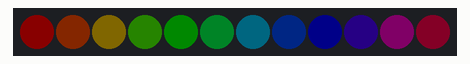
This sketch was run on a simulated ESP32. Shown: 12 RGB LEDs in strip order, left to right. Dim RGB values are drawn brighter than linear; what the sketch prints to the serial monitor is not drawn.

Above: at 0.15 s.
At 2.29 s:
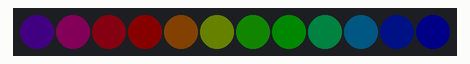
At 3.51 s:
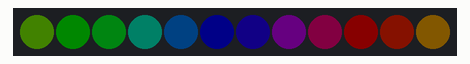
At 6.57 s:
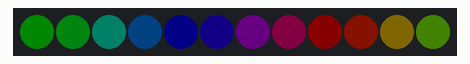
At 9.94 s:
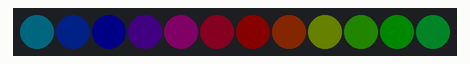
At 20.04 s:
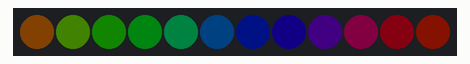

The sketch:

01.6_WS2812.ino
```cpp
/**********************************************************************
  Product     : Freenove 4WD Car for ESP32

  Description : Use WS2812.
  Auther      : www.freenove.com
  Modification: 2024/08/12
**********************************************************************/

#include "Freenove_WS2812_Lib_for_ESP32.h"

#define LEDS_COUNT  12    //Define the count of WS2812
#define LEDS_PIN  	32    //Define the pin number for ESP32
#define CHANNEL	    0     //Define the channels that control WS2812

Freenove_ESP32_WS2812 strip = Freenove_ESP32_WS2812(LEDS_COUNT, LEDS_PIN, CHANNEL, TYPE_GRB);

void setup() {
  strip.begin();		  //Initialize WS2812
  strip.setBrightness(10);//Set the brightness of WS2812
  Serial.begin(9600);
}

void loop() {
  for (int j = 0; j < 255; j += 2) {
    for (int i = 0; i < LEDS_COUNT; i++) {
		strip.setLedColorData(i, strip.Wheel((i * 256 / LEDS_COUNT + j) & 255));//Set the color of the WS2812
    }
    strip.show();	      //Call WS2812 to display colors
    Serial.println("lighting up rainbow");
    delay(5);
  }
}
```

Measured:
- by itself, everything shown: repeats every 19.6 s, in 64 steps
